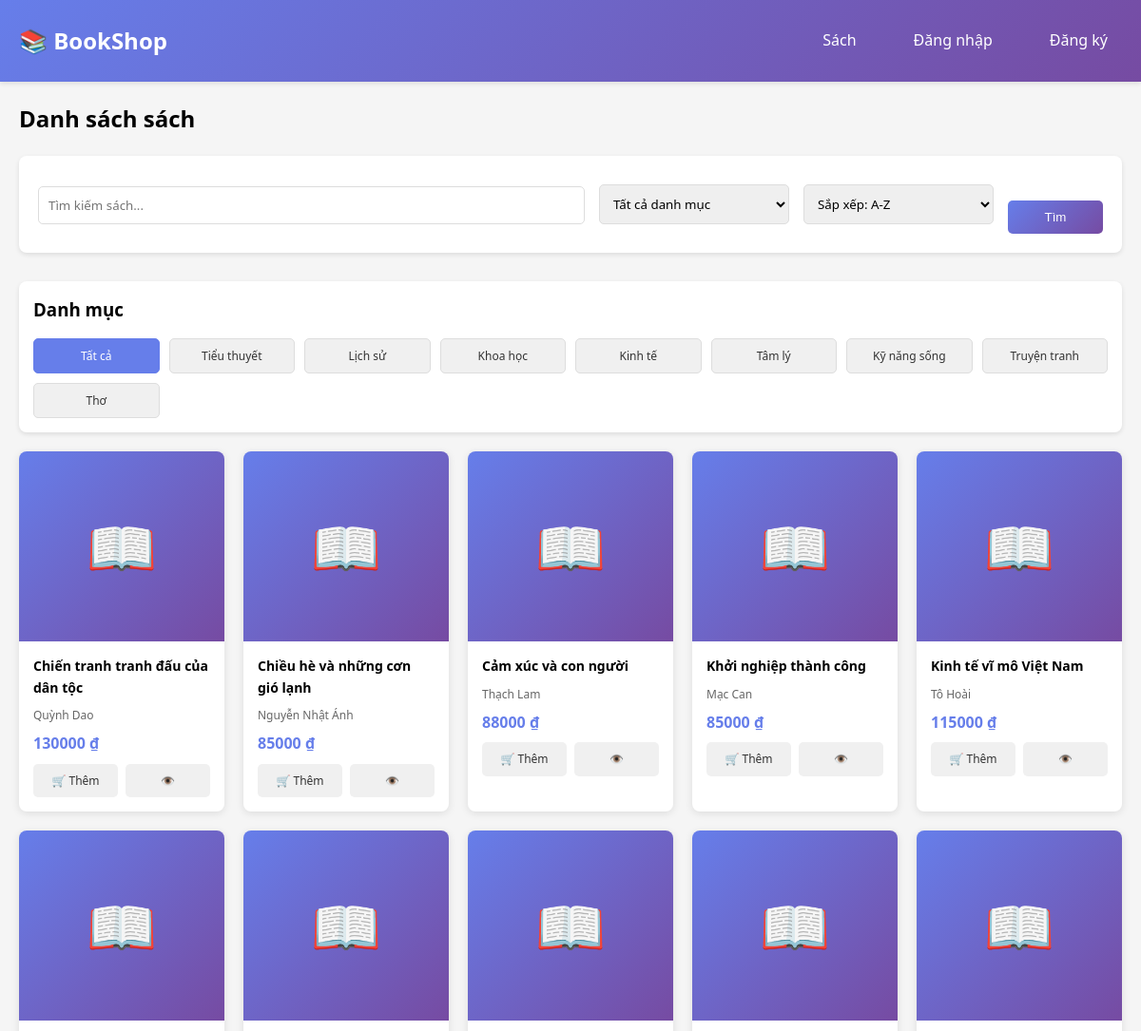
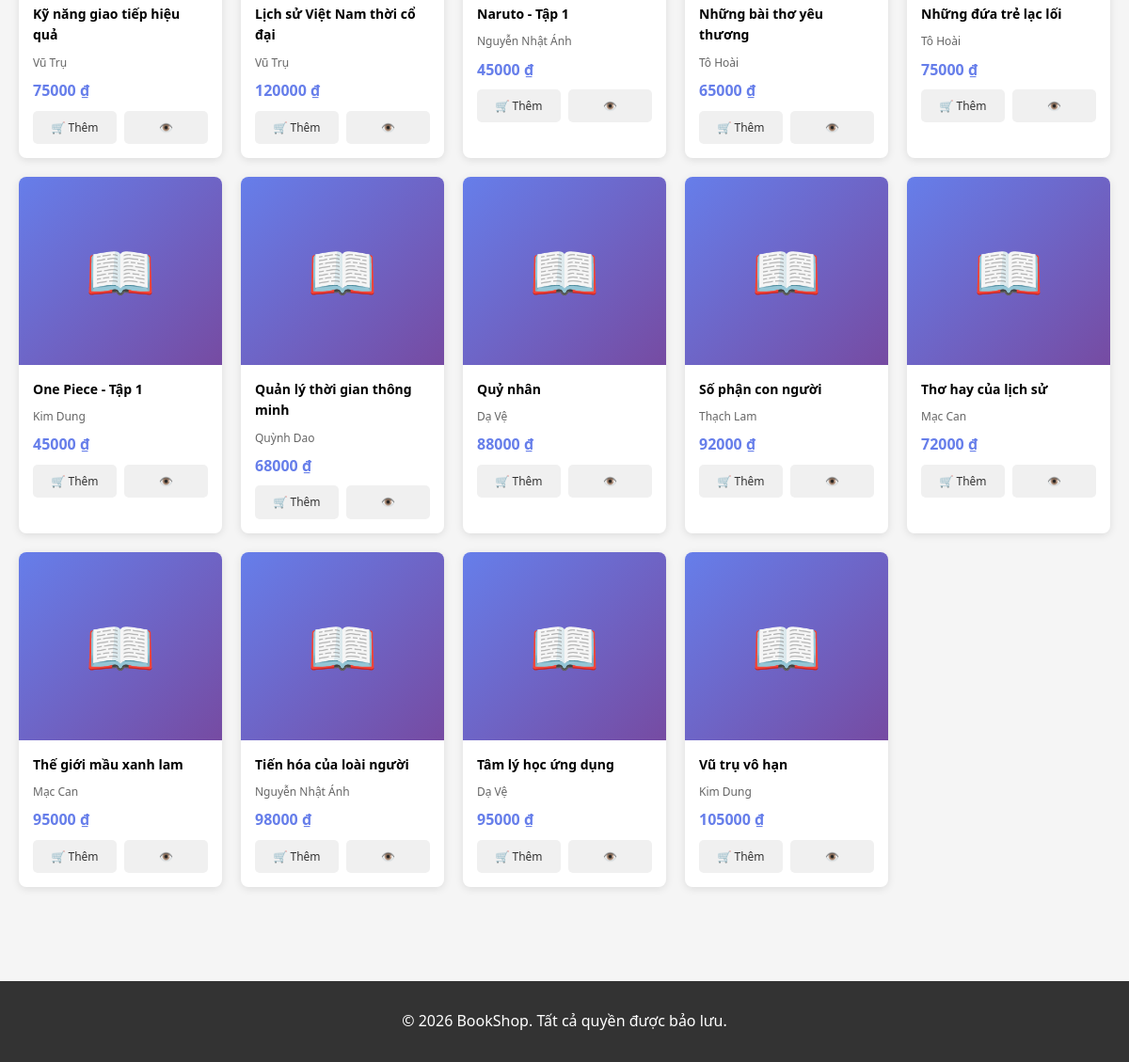
The page / on the database its author committed (2 pictures, top to bottom).
### core/models/category.py (models this page shows, shortened)
class Category(models.Model):
    id = models.AutoField(primary_key=True)
    name = models.CharField(max_length=255)
    description = models.TextField(blank=True, null=True)
    class Meta:
        app_label = 'core'
        db_table = 'core_category'

### core/models/book.py (models this page shows, shortened)
class Book(models.Model):
    id = models.AutoField(primary_key=True)
    title = models.CharField(max_length=255)
    author = models.ForeignKey('Author', on_delete=models.SET_NULL, null=True, blank=True)
    publisher = models.ForeignKey('Publisher', on_delete=models.SET_NULL, null=True, blank=True)
    category = models.ForeignKey('Category', on_delete=models.SET_NULL, null=True, blank=True, related_name='books')
    translator = models.ForeignKey('Translator', on_delete=models.SET_NULL, null=True, blank=True)
    price = models.DecimalField(max_digits=10, decimal_places=2)
    stock = models.IntegerField(default=0)
    description = models.TextField(blank=True, null=True)
    language = models.CharField(max_length=50, default='en')
    isbn = models.CharField(max_length=20, unique=True, blank=True, null=True)
    publication_date = models.DateField(blank=True, null=True)
    created_at = models.DateTimeField(auto_now_add=True)
    updated_at = models.DateTimeField(auto_now=True)
    class Meta:
        app_label = 'core'
        db_table = 'core_book'

### core/models/author.py (models this page shows, shortened)
class Author(models.Model):
    id = models.AutoField(primary_key=True)
    name = models.CharField(max_length=255)
    bio = models.TextField(blank=True, null=True)
    address = models.CharField(max_length=255, blank=True, null=True)
    phone = models.CharField(max_length=20, blank=True, null=True)
    email = models.EmailField(blank=True, null=True)
    date_joined = models.DateTimeField(auto_now_add=True)
    class Meta:
        app_label = 'core'
        db_table = 'core_author'

### core/views.py (the view)
# urls.py: path('', views.book_list, name='book_list'),
def book_list(request):
    books = Book.objects.all()
    categories = Category.objects.all()
    selected_category = None
    category_id = request.GET.get('category')
    if category_id:
        try:
            selected_category = Category.objects.get(id=category_id)
            books = books.filter(category=selected_category)
        except Category.DoesNotExist:
            pass
    search_query = request.GET.get('search', '').strip()
    if search_query:
        books = books.filter(title__icontains=search_query) | \
                books.filter(author__name__icontains=search_query)
    sort = request.GET.get('sort', 'title')
    if sort == 'price_asc':
        books = books.order_by('price')
    elif sort == 'price_desc':
        books = books.order_by('-price')
    elif sort == 'rating':
        books = books.annotate(avg_rating=models.Avg('rating__score')).order_by('-avg_rating')
    else:
        books = books.order_by('title')
    context = get_context(request)
    context.update({
        'books': books,
        'categories': categories,
        'selected_category': selected_category,
        'search_query': search_query,
    })
    return render(request, 'core/books.html', context)

### core/views.py (called while the page is built, shortened)
def get_context(request):
    context = {'is_logged_in': 'customer_id' in request.session}
    return context

### core/templates/core/books.html (shortened to what this page needs)
{% extends "core/base.html" %}
{% block content %}
<h2 style="margin-bottom: 20px;">Danh sách sách</h2>
<div class="search-bar">
    <form method="GET" action="{% url 'core:book_list' %}">
        <input type="text" name="search" placeholder="Tìm kiếm sách..." value="{{ search_query }}">
        <select name="category" onchange="this.form.submit()">
            <option value="">Tất cả danh mục</option>
        </select>
        <select name="sort" onchange="this.form.submit()">
            <option value="title">Sắp xếp: A-Z</option>
        </select>
        <button type="submit">Tìm</button>
    </form>
</div>
<div class="categories">
    <h3>Danh mục</h3>
    <div class="category-list">
        <a href="{% url 'core:book_list' %}" class="category-btn {% if not selected_category %}active{% endif %}">Tất cả</a>
        {% for cat in categories %}
            <a href="?category={{ cat.id }}" class="category-btn {% if selected_category.id == cat.id %}active{% endif %}">{{ cat.name }}</a>
        {% endfor %}
    </div>
</div>
{% if books %}
    <div class="book-grid">
        {% for book in books %}
            <div class="book-card">
                <div class="book-image">📖</div>
                <div class="book-info">
                    <div class="book-title">{{ book.title }}</div>
                    <div class="book-author">{{ book.author.name }}</div>
                    <div class="book-price">{{ book.price|floatformat:0 }} ₫</div>
                    <div class="book-actions">
                        {% if is_logged_in %}
                            <form method="POST" action="{% url 'core:add_to_cart' book.id %}">
                                {% csrf_token %}
                                <button type="submit">🛒 Thêm</button>
                            </form>
                        {% else %}
                            <a href="{% url 'core:login' %}">🛒 Thêm</a>
                        {% endif %}
                        <a href="{% url 'core:book_detail' book.id %}">👁️</a>
                    </div>
                </div>
            </div>
        {% endfor %}
    </div>
{% else %}
    <div style="text-align: center; padding: 40px; background: white; border-radius: 8px;">
        <p>Không tìm thấy sách nào.</p>
    </div>
{% endif %}
{% endblock %}

### core/templates/core/base.html (style rules this page uses)
* { margin: 0; padding: 0; box-sizing: border-box; }
body { font-family: 'Segoe UI', Tahoma, Geneva, Verdana, sans-serif; background-color: #f5f5f5; line-height: 1.6; }
button, .btn { background: linear-gradient(135deg, #667eea 0%, #764ba2 100%); color: white; border: none; padding: 10px 20px; border-radius: 5px; cursor: pointer; text-decoration: none; display: inline-block; transition: transform 0.2s, box-shadow 0.2s; }
input[type="text"], input[type="email"], input[type="password"], input[type="number"], select, textarea { width: 100%; padding: 10px; margin: 10px 0; border: 1px solid #ddd; border-radius: 5px; font-family: inherit; }

### core/templates/core/books.html (style rules this page uses)
.search-bar { background: white; padding: 20px; border-radius: 8px; margin-bottom: 30px; box-shadow: 0 2px 5px rgba(0,0,0,0.1); }
.search-bar form { display: grid; grid-template-columns: 1fr 200px 200px 100px; gap: 15px; align-items: end; }
.book-grid { display: grid; grid-template-columns: repeat(auto-fill, minmax(200px, 1fr)); gap: 20px; margin-bottom: 30px; }
.book-card { background: white; border-radius: 8px; overflow: hidden; box-shadow: 0 2px 8px rgba(0,0,0,0.1); transition: transform 0.3s, box-shadow 0.3s; display: flex; flex-direction: column; }
.book-image { background: linear-gradient(135deg, #667eea 0%, #764ba2 100%); height: 200px; display: flex; align-items: center; justify-content: center; font-size: 60px; color: white; }
.book-info { padding: 15px; flex: 1; display: flex; flex-direction: column; }
.book-title { font-weight: bold; font-size: 14px; margin-bottom: 8px; overflow: hidden; text-overflow: ellipsis; display: -webkit-box; -webkit-line-clamp: 2; -webkit-box-orient: vertical; }
.book-author { font-size: 12px; color: #666; margin-bottom: 8px; }
.book-price { font-size: 16px; font-weight: bold; color: #667eea; margin-bottom: 8px; }
.book-actions { display: flex; gap: 8px; }
.book-actions a { flex: 1; padding: 8px; text-align: center; background: #f0f0f0; color: #333; text-decoration: none; border-radius: 5px; font-size: 12px; transition: background 0.3s; }
.categories { background: white; padding: 15px; border-radius: 8px; margin-bottom: 20px; box-shadow: 0 2px 5px rgba(0,0,0,0.1); }
.categories h3 { margin-bottom: 15px; }
.category-list { display: grid; grid-template-columns: repeat(auto-fill, minmax(120px, 1fr)); gap: 10px; }
.category-btn { padding: 8px 12px; background: #f0f0f0; border: 1px solid #ddd; border-radius: 5px; text-decoration: none; text-align: center; color: #333; font-size: 12px; transition: all 0.3s; }
.category-btn:hover, .category-btn.active { background: #667eea; color: white; border-color: #667eea; }

### rows shown on the page
Category: name "Tiểu thuyết"
Category: name "Lịch sử"
Category: name "Khoa học"
Category: name "Kinh tế"
Category: name "Tâm lý"
Category: name "Kỹ năng sống"
Category: name "Truyện tranh"
Category: name "Thơ"
Book: title "Chiến tranh tranh đấu của dân tộc", author.name "Quỳnh Dao", price "130000"
Book: title "Chiều hè và những cơn gió lạnh", author.name "Nguyễn Nhật Ánh", price "85000"
Book: title "Cảm xúc và con người", author.name "Thạch Lam", price "88000"
Book: title "Khởi nghiệp thành công", author.name "Mạc Can", price "85000"
Book: title "Kinh tế vĩ mô Việt Nam", author.name "Tô Hoài", price "115000"
Book: title "Kỹ năng giao tiếp hiệu quả", author.name "Vũ Trụ", price "75000"
Book: title "Lịch sử Việt Nam thời cổ đại", author.name "Vũ Trụ", price "120000"
Book: title "Naruto - Tập 1", author.name "Nguyễn Nhật Ánh", price "45000"
Book: title "Những bài thơ yêu thương", author.name "Tô Hoài", price "65000"
Book: title "Những đứa trẻ lạc lối", author.name "Tô Hoài", price "75000"
Book: title "One Piece - Tập 1", author.name "Kim Dung", price "45000"
Book: title "Quản lý thời gian thông minh", author.name "Quỳnh Dao", price "68000"
Book: title "Quỷ nhân", author.name "Dạ Vệ", price "88000"
Book: title "Số phận con người", author.name "Thạch Lam", price "92000"
Book: title "Thơ hay của lịch sử", author.name "Mạc Can", price "72000"
Book: title "Thế giới mầu xanh lam", author.name "Mạc Can", price "95000"
Book: title "Tiến hóa của loài người", author.name "Nguyễn Nhật Ánh", price "98000"
Book: title "Tâm lý học ứng dụng", author.name "Dạ Vệ", price "95000"
Book: title "Vũ trụ vô hạn", author.name "Kim Dung", price "105000"
